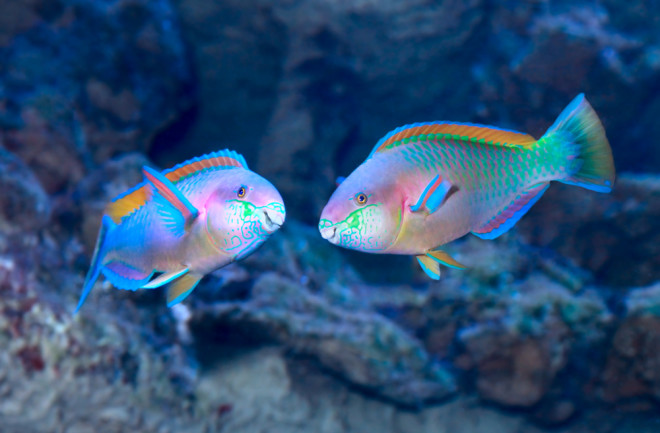
#> input picture fish1.jpg, 660 x 433 px
$ jupyter execute --allow-errors maskblur1.ipynb
#> lines starting #> are read from the running program, lines starting #| are printed output that depends on the picture; after the words box and inside, x2 and y2 are one past the last pixel; in counts of white or black regions, pixels touching at a corner belong together
[cell 1]
import cv2
import matplotlib.image as mpimg
import matplotlib.pyplot as plt
img=cv2.imread('fish1.jpg')
#> img is the input picture: shape (433, 660, 3); mean B, G, R 115, 77.6, 43.4
plt.imshow(img)
plt.show

[cell 2]
hsv_img = cv2.cvtColor(img,cv2.COLOR_RGB2HSV)
#> hsv_img: shape (433, 660, 3); mean H, S, V 24, 176.3, 117.1
light_orange=(144,238,144)
dark_orange=(40, 93, 52)
#> (the rest of this cell did not finish here and is left out)

[cell 3]
light_white=(0,0,200)
dark_white=(145, 60,255)
mask_white=cv2.inRange(hsv_img,light_white,dark_white)
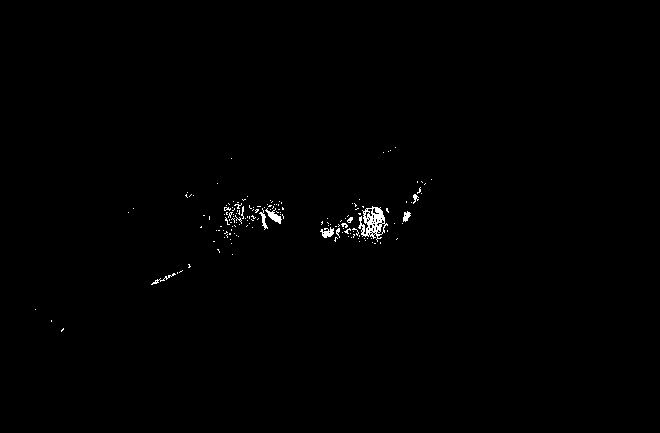
#> mask_white: shape (433, 660); 0.49% white in thin lines or dots, all inside (x1, y1, x2, y2) = (35, 147, 432, 332)
result_white=cv2.bitwise_and(img,img,mask=mask_white)
plt.subplot(1,2,1)
plt.imshow(mask_white,cmap="gray")
plt.subplot(1,2,2)
plt.imshow(result_white)
plt.show()
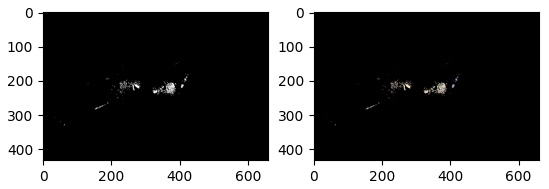
#> figure drawn by matplotlib, 2 panels; B, G, R data is drawn as R, G, B
